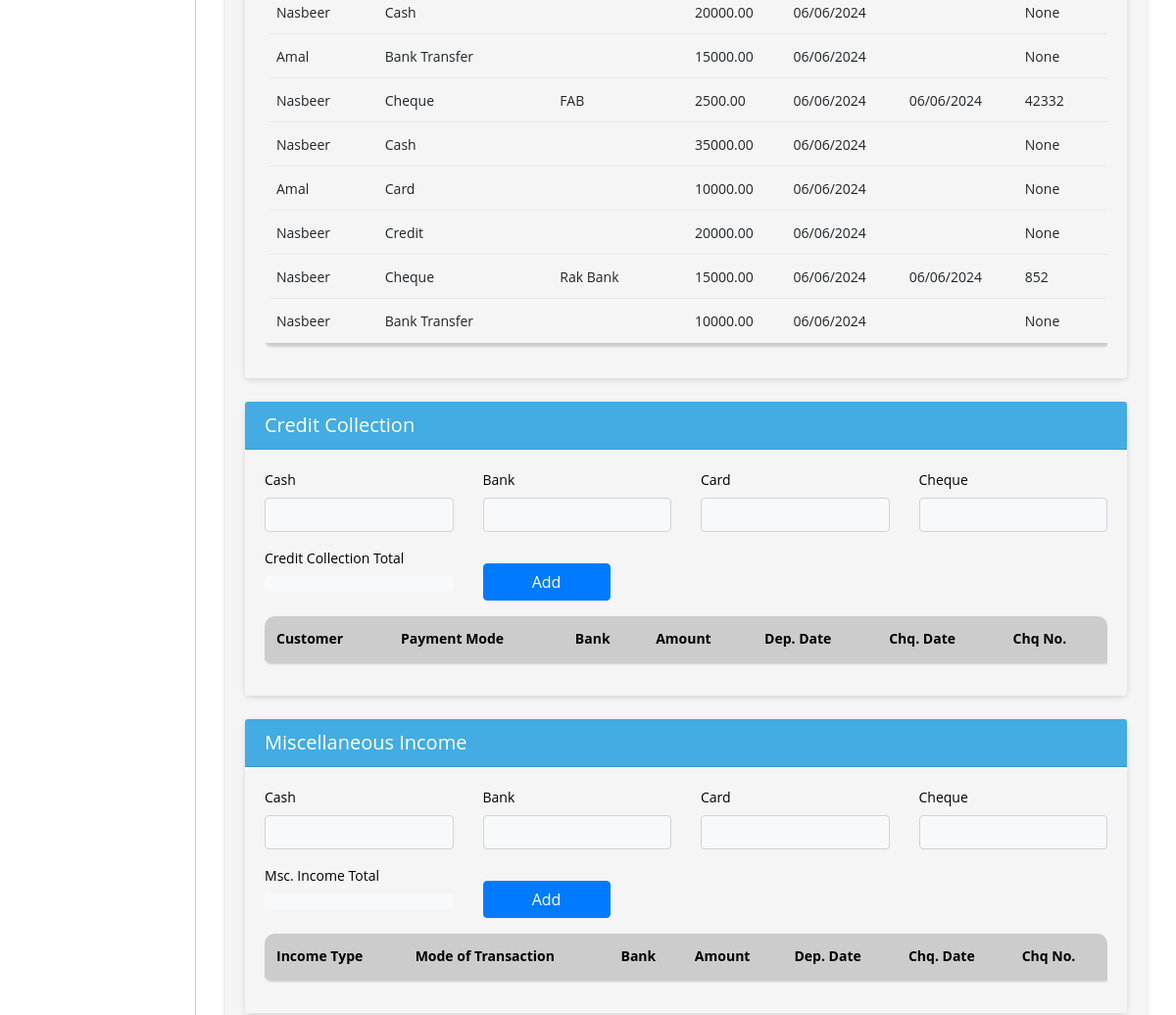
/bank-sales/ (signed in, middle part), run on an earlier commit of the app's database.
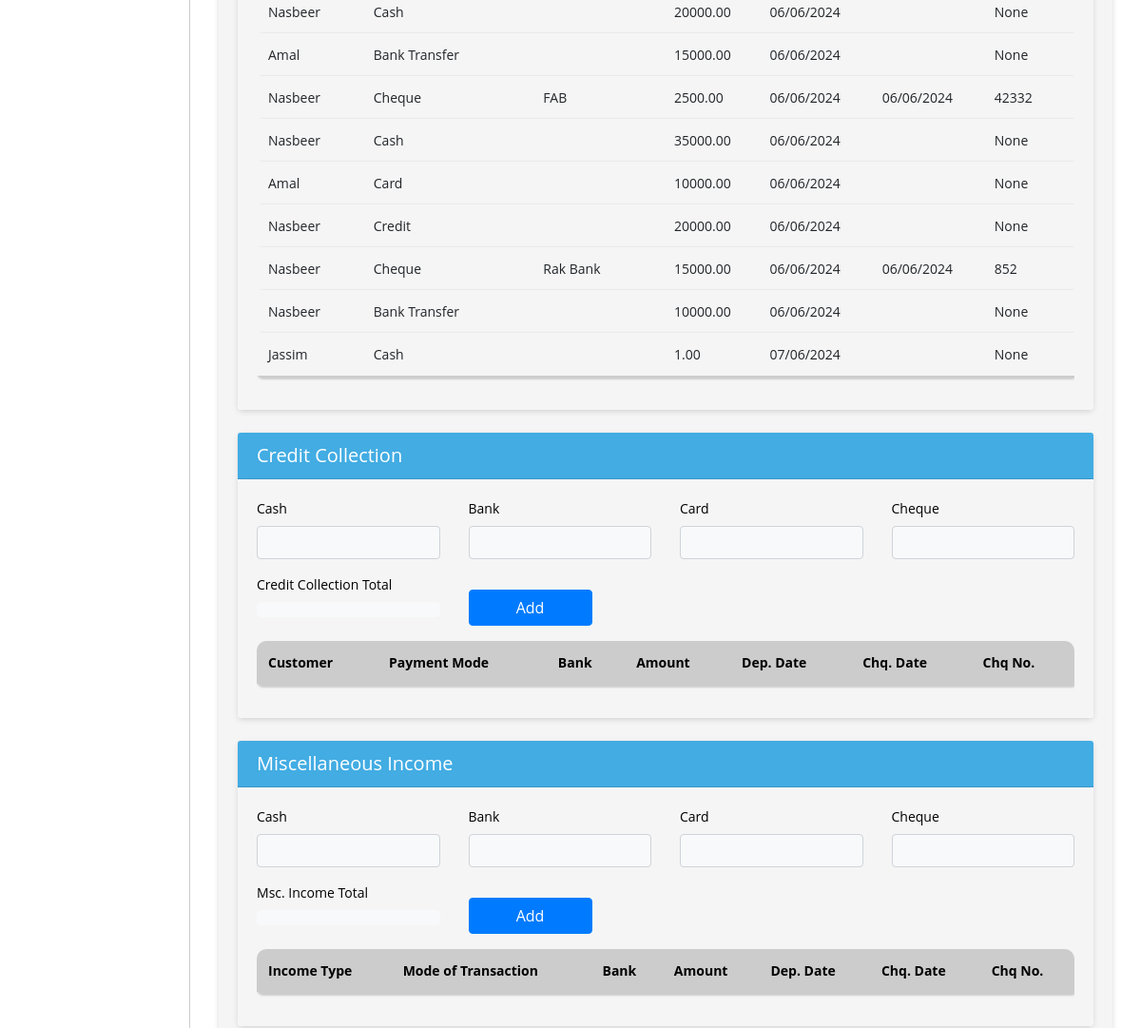
And on a later commit of the database.
### biztrackapp/models.py (models this page shows, shortened)
class BankSales(models.Model):
    customer = models.ForeignKey(Customer, on_delete=models.CASCADE)
    daily_summary_id = models.CharField(max_length=100, null=True, blank=True)
    mode_of_transaction = models.ForeignKey(TransactionMode, on_delete=models.CASCADE)
    amount = models.DecimalField(max_digits=10, decimal_places=2)
    bank = models.ForeignKey(Bank, on_delete=models.CASCADE, null=True, blank=True)
    cheque_date = models.DateField(null=True, blank=True)
    cheque_no = models.CharField(max_length=255,null=True, blank=True)
    business_profile = models.CharField(max_length=255, null=True)
    created_on = models.DateTimeField(auto_now_add=True)
    updated_on = models.DateTimeField(auto_now=True)

class Customer(models.Model):
    name = models.CharField(max_length=255)
    business_profile = models.CharField(max_length=255, null=True)
    outstanding = models.DecimalField(max_digits=10, decimal_places=2)
    location = models.CharField(max_length=255)
    status = models.BooleanField(default=True)  # BooleanField to represent True or False
    created_on = models.DateTimeField(auto_now_add=True, null=True)

class TransactionMode(models.Model):
    CHOICES = [
        ('card', 'Card'),
        ('cash', 'Cash'),
        ('bank transfer', 'Bank Transfer'),
        ('cheque', 'Cheque'),
        ('credit', 'Credit'),
    ]
    name = models.CharField(max_length=255,choices=CHOICES)
    business_profile = models.CharField(max_length=255, null=True)
    status = models.BooleanField(default=False)
    created_on = models.DateTimeField(auto_now_add=True, null=True)

class Bank(models.Model):
    name = models.CharField(max_length=255, choices=BANK_CHOICES)
    account_number = models.CharField(max_length=50)
    opening_balance = models.DecimalField(max_digits=10, decimal_places=2)
    business_profile = models.CharField(max_length=255, null=True)
    status = models.BooleanField(default=False)
    created_on = models.DateTimeField(auto_now_add=True, null=True)
    update_on = models.DateTimeField(auto_now=True, null=True)

### biztrackapp/views.py (the view)
# urls.py: path('bank-sales/', list_bank_sales, name='list_bank_sales'),
def list_bank_sales(request):
    shop_admin = get_object_or_404(ShopAdmin, user=request.user)
    shop = shop_admin.shop
    business_profile = get_object_or_404(BusinessProfile, name=shop.name)
    bank_sales = BankSales.objects.filter(business_profile=business_profile.id)
    return render(request, 'create_daily_summary.html', {'bank_sales': bank_sales})

### biztrackapp/templates/create_daily_summary.html (shortened to what the changed rows need)
{% extends 'base.html' %}
{% block content %}
<div class="container ">
    <div class="card  ">
          <form method="post"  enctype="multipart/form-data" class="form" id="daily_summary_form">
        <div class="card-body ">
            <div class="card">
                <div class="card-body bg-white br-5">
                    <div class="table-responsive">
                    <table  class="table table-bordered table-striped "  id="tablebanksale" >
                        <tbody>
                            {% for sale in bank_sales %}
                            <tr>
                                <td>{{ sale.customer.name }}</td>
                                <td class="text-capitalize">{{ sale.mode_of_transaction.name }}</td>
                                <td>{{ sale.bank.name }}</td>
                                <td>{{ sale.amount }}</td>
                                <td>{{ sale.created_on|date:"d/m/Y" }}</td>
                                <td>{{ sale.cheque_date|date:"d/m/Y" }}</td>
                                <td>{{ sale.cheque_no }}</td>
                            </tr>
                            {% endfor %}
                        </tbody>
                    </table>
                </div>
                </div>
            </div>
            <div class="card  mt-4">
                <div class="card-body bg-white  br-5">
                    <div class="table-responsive">
                    <table id="tablecreditcollection"  class="table table-bordered table-striped nowrap"  style="width: 100%;">
                        <thead class="thead-light" style="border-color:transparent !important;">
                            <tr>
                                <th>Customer</th>
                                <th>Payment Mode</th>
                                <th>Bank</th>
                                <th>Amount</th>
                                <th>Dep. Date</th>
                                <th>Chq. Date</th>
                                <th>Chq No.</th>
                            </tr>
                        </thead>
                    </table>
                </div>
                </div>
            </div>
            <div class="card  mt-4">
                <div class="card-body bg-white  br-5">
                    <div class="table-responsive">
                    <table id="tablemscincome"  class="table table-bordered table-striped nowrap"  style="width: 100%;">
                        <thead class="thead-light" style="border-color: transparent !important;">
                            <tr>
                                <th>Income Type</th>
                                <th>Mode of Transaction</th>
                                <th>Bank</th>
                                <th>Amount</th>
                                <th>Dep. Date</th>
                                <th>Chq. Date</th>
                                <th>Chq No.</th>
                            </tr>
                        </thead>
                    </table>
                    </div>
                </div>
            </div>
        </div>
    </form>
    </div>
</div>
{% endblock %}

What changed in the data, as far as the page shows it:
added BankSales: customer.name "Jassim", mode_of_transaction.name "Cash", amount "1.00", created_on "07/06/2024", cheque_no "None"
